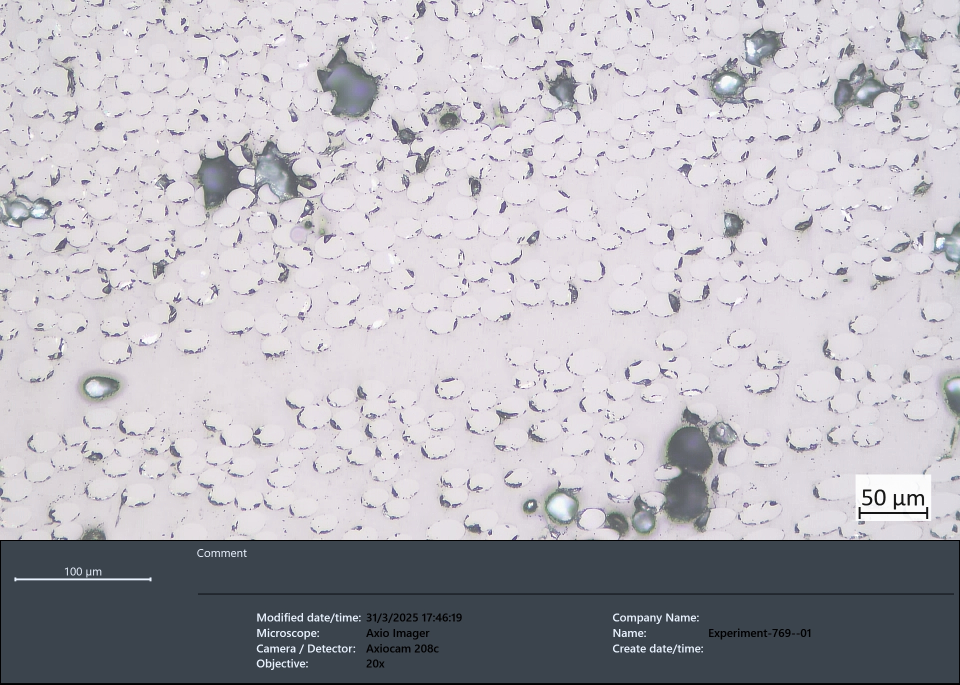
#> input picture data2025simil2026/Experiment-769--01.jpg, 1920 x 1370 px (shown at 1/2 size)
$ python -i getmeflashes.py   (imports and definitions only)
#> lines starting #> are read from the running program, lines starting #| are printed output that depends on the picture; after the words box and inside, x2 and y2 are one past the last pixel; in counts of white or black regions, pixels touching at a corner belong together
### common.py
import cv2
import skimage as ski
import numpy as np
import matplotlib.pyplot as plt
from matplotlib import colors

# [8 lines left out: function getBlackHatMask, not called in this run]

def getContours(base_img):

    # Calcular contornos de la imagen
    contours, _ = cv2.findContours(image=base_img, mode=cv2.RETR_EXTERNAL, method=cv2.CHAIN_APPROX_SIMPLE)

    dim = np.shape(base_img)

    contours_img = cv2.drawContours(np.zeros((dim[0],dim[1],3)), contours, -1, (0,255,0), 1)
    contours_img = np.uint8(contours_img)

    return contours, contours_img

def filterContours(base_img, contours, mult=2.5, mode='DOWN'):
    # Filtrado de contornos por longitud
    contours_lenght = [len(c) for c in contours]

    cl_mean = np.mean(contours_lenght)
    cl_std = np.std(contours_lenght)

    if mode == 'DOWN':
        contours_filtered = [c for c in contours if len(c) < cl_mean + mult*cl_std]
    elif mode == 'UP':
        contours_filtered = [c for c in contours if len(c) > cl_mean + mult*cl_std]

    dim = np.shape(base_img)
    contours_filtered_img = cv2.drawContours(np.zeros((dim[0],dim[1],3)), contours_filtered, -1, (0,255,0), 1)
    contours_filtered_img = np.uint8(contours_filtered_img)

    return contours_filtered, contours_filtered_img

def getFirstElementOfContour(contours):

    # Obtener el primer elemento de cada contorno
    elements = np.array([np.uint32(contours[i][0][0]) for i in range(len(contours))])

    # Obtener coordenadas en formato correcto
    coordinates = [(np.uint16(p[1]),np.uint16(p[0])) for p in elements]

    return coordinates

def applyFlooding(base_img, coordinates):
    img_flood = base_img.copy()
    img_flood[img_flood != 0] = 255

    mask_flood = np.zeros(np.shape(base_img),dtype=np.uint8)

    list_masks = []
    for coordinate in coordinates:
        mask = ski.segmentation.flood(img_flood, coordinate, tolerance=1)
        list_masks.append(mask)
        mask_flood[mask] = 255

    return mask_flood, list_masks

# [111 lines left out: functions applyWatershed, getSegmentationFigure, getSegmentationColoring, getColoringFigure, not called in this run]

### getmeflashes.py
import cv2
import skimage as ski
import numpy as np

from common import getContours, filterContours, getFirstElementOfContour, applyFlooding

def getMeFlashes(base_img,
                 cont_mult=2.5):
    # Eliminación de ruido y mejora de contraste
    test_1 = cv2.GaussianBlur(base_img, (7, 7), 0)

    # Mejorar contraste
    clahe = cv2.createCLAHE(clipLimit=2,tileGridSize=(10, 10))
    test_2 = cv2.GaussianBlur(clahe.apply(test_1), (11, 11), 0)

    # Aplicar umbralización multiotsu para segmentar test_2
    list_ts_test_2 = ski.filters.threshold_multiotsu(test_2, classes=5)

    # Segementación de test_2 para separar la mayor cantidad de flashes
    flashes = test_2.copy()
    flashes[test_2 <= np.mean([list_ts_test_2[-1],255])] = 0

    # Obtener contornos de la imagen binaria
    contours_flashes, contours_img = getContours(flashes)

    # Filtrar contornos por longitud
    contours_filtered, contours_filtered_img = filterContours(flashes, contours_flashes, mult=cont_mult, mode='UP')

    # Obtener coordenadas de los contornos filtrados
    coordinates_flashes = getFirstElementOfContour(contours_filtered)

    # Aplicar flooding para obtener la máscara de los flashes
    mask_flashes, list_masks_flashes = applyFlooding(flashes, coordinates_flashes)

    return mask_flashes

>>> import cv2
>>> picture = cv2.imread('data2025simil2026/Experiment-769--01.jpg', cv2.IMREAD_GRAYSCALE)
#> picture: shape (1370, 1920); min 0, max 255, mean 180.7
>>> result = getMeFlashes(picture)
#> in getMeFlashes, `test_2 = cv2.GaussianBlur(clahe.apply(test_1), (11, 11), 0)`:
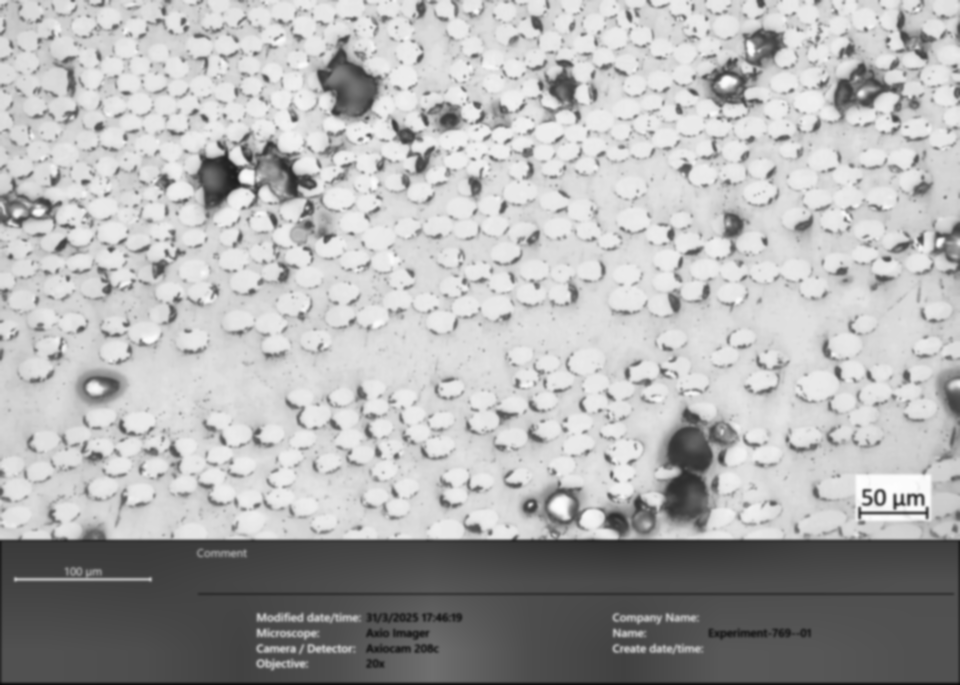
#> test_2: shape (1370, 1920) (shown at 1/2 size); min 9, max 253, mean 175.7
#> in getMeFlashes, `list_ts_test_2 = ski.filters.threshold_multiotsu(test_2, classes=5)`: list_ts_test_2 = [97, 146, 188, 216]
#> in getMeFlashes, `flashes[test_2 <= np.mean([list_ts_test_2[-1],255])] = 0`:
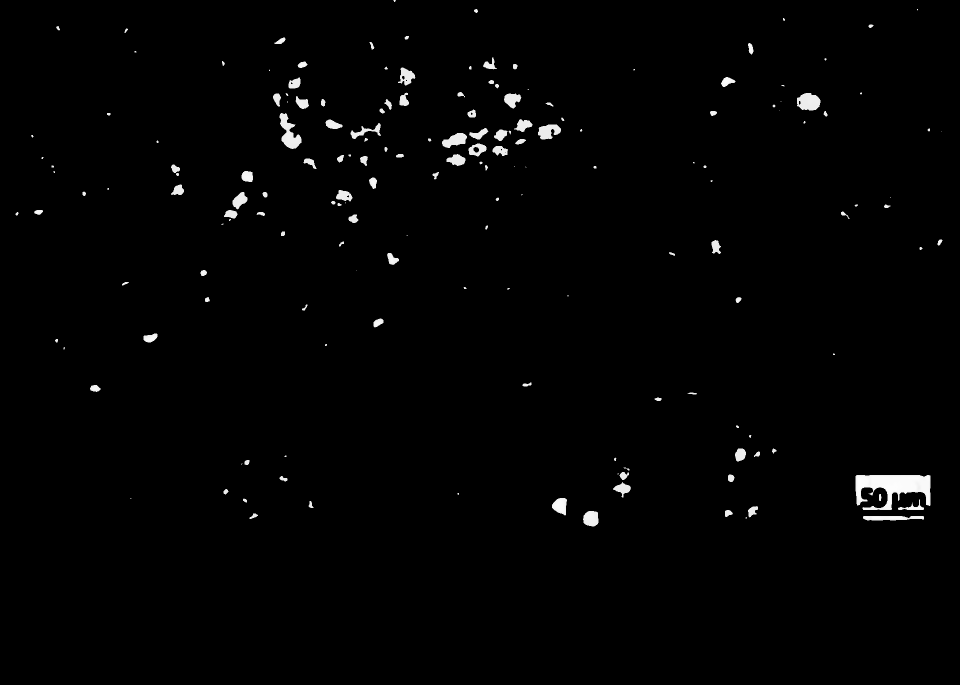
#> flashes: shape (1370, 1920) (shown at 1/2 size); min 0, max 253, mean 3
#> in getContours, `contours, _ = cv2.findContours(image=base_img, mode=cv2.RETR_EXTERNAL,..`: contours = 172 contours, 61 with area under 20; largest, box (x1, y1, x2, y2) and area: (1711, 950, 1861, 1020) 5694, (559, 226, 603, 298) 1430, (1594, 186, 1641, 221) 1232, (1076, 249, 1122, 279) 872, (884, 266, 934, 296) 854
#> in getMeFlashes, `contours_flashes, contours_img = getContours(flashes)`: contours_flashes has the same summary as contours in getContours
#> in filterContours, `contours_lenght = [len(c) for c in contours]`: contours_lenght = 172 values, max 180 at index 16, min 1 at index 47, mean 20.13
#> in filterContours, `cl_mean = np.mean(contours_lenght)`: cl_mean = 20.13
#> in filterContours, `cl_std = np.std(contours_lenght)`: cl_std = 21.05
#> in filterContours, `contours_filtered = [c for c in contours if len(c) > cl_mean + mult*cl..`: contours_filtered = 3 contours; box (x1, y1, x2, y2) and area: (1711, 950, 1861, 1020) 5694, (559, 226, 603, 298) 1430, (701, 246, 762, 278) 517
#> in getFirstElementOfContour, `elements = np.array([np.uint32(contours[i][0][0]) for i in range(len(c..`: elements = [[1713, 950], [757, 246], [562, 226]]
#> in getFirstElementOfContour, `coordinates = [(np.uint16(p[1]),np.uint16(p[0])) for p in elements]`: coordinates = [(950, 1713), (246, 757), (226, 562)]
#> in applyFlooding, `img_flood[img_flood != 0] = 255`:
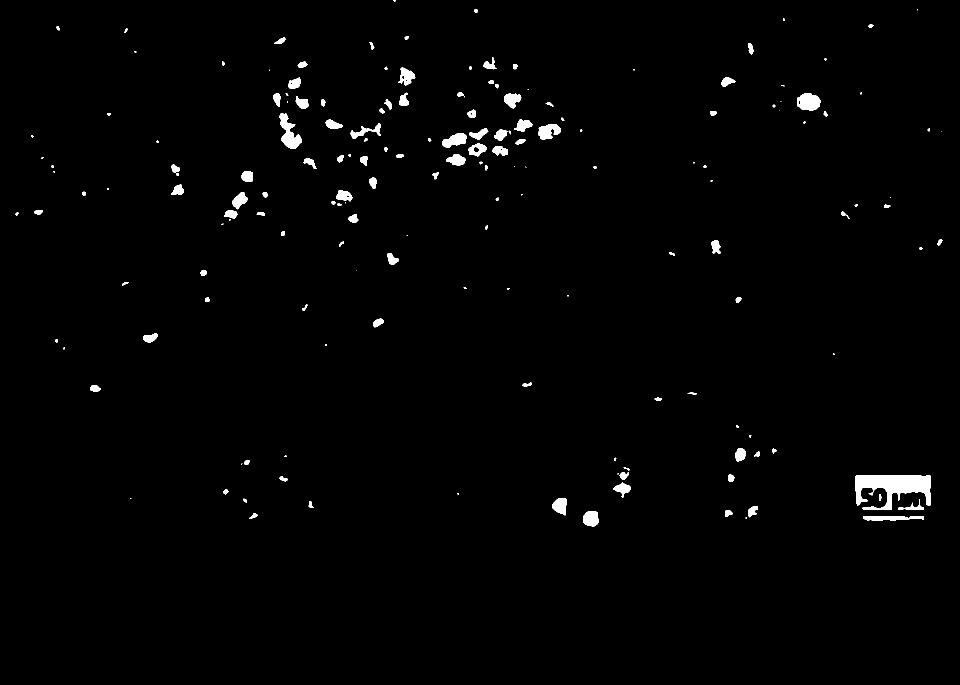
#> img_flood: shape (1370, 1920) (shown at 1/2 size); 1.3% white; 172 white regions (47 under 20 px), largest, box (x1, y1, x2, y2) and area: (1711, 950, 1861, 1020) 6039, (559, 226, 603, 298) 1532, (1594, 186, 1641, 221) 1275
#> the loop in applyFlooding, `for coordinate in coordinates:` made 3 passes
#> pass 1, in applyFlooding, `mask = ski.segmentation.flood(img_flood, coordinate, tolerance=1)`:
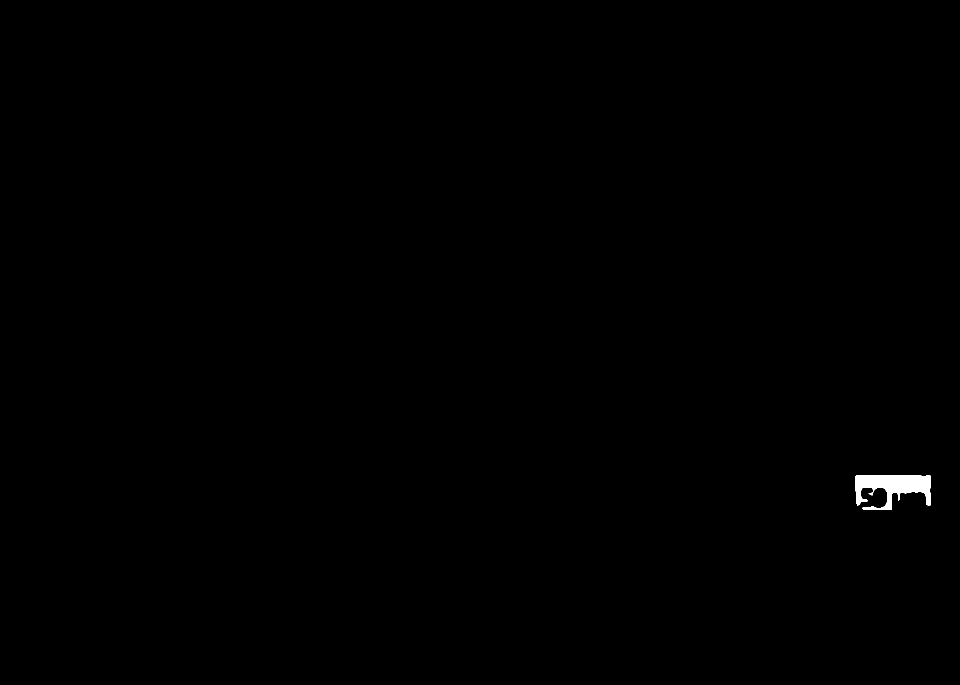
#> mask: shape (1370, 1920) bool (shown at 1/2 size); 0.23% white; 1 white region, box (x1, y1, x2, y2) and area: (1711, 950, 1861, 1020) 6039
#> pass 2, in applyFlooding, `mask = ski.segmentation.flood(img_flood, coordinate, tolerance=1)`:
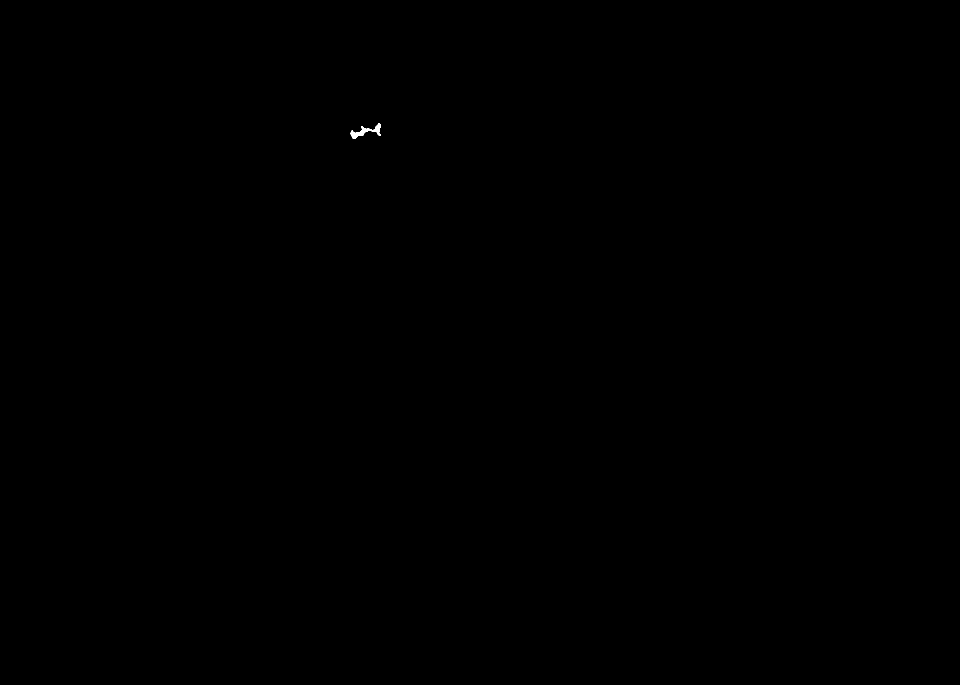
#> mask: shape (1370, 1920) bool (shown at 1/2 size); 0.02% white; 1 white region, box (x1, y1, x2, y2) and area: (701, 246, 762, 278) 604
#> after the loop in applyFlooding, `for coordinate in coordinates:`: mask_flood: shape (1370, 1920); 0.31% white; 3 white regions, box (x1, y1, x2, y2) and area: (1711, 950, 1861, 1020) 6039, (559, 226, 603, 298) 1532, (701, 246, 762, 278) 604
#> after the loop in applyFlooding, `for coordinate in coordinates:`: list_masks = 3 items
